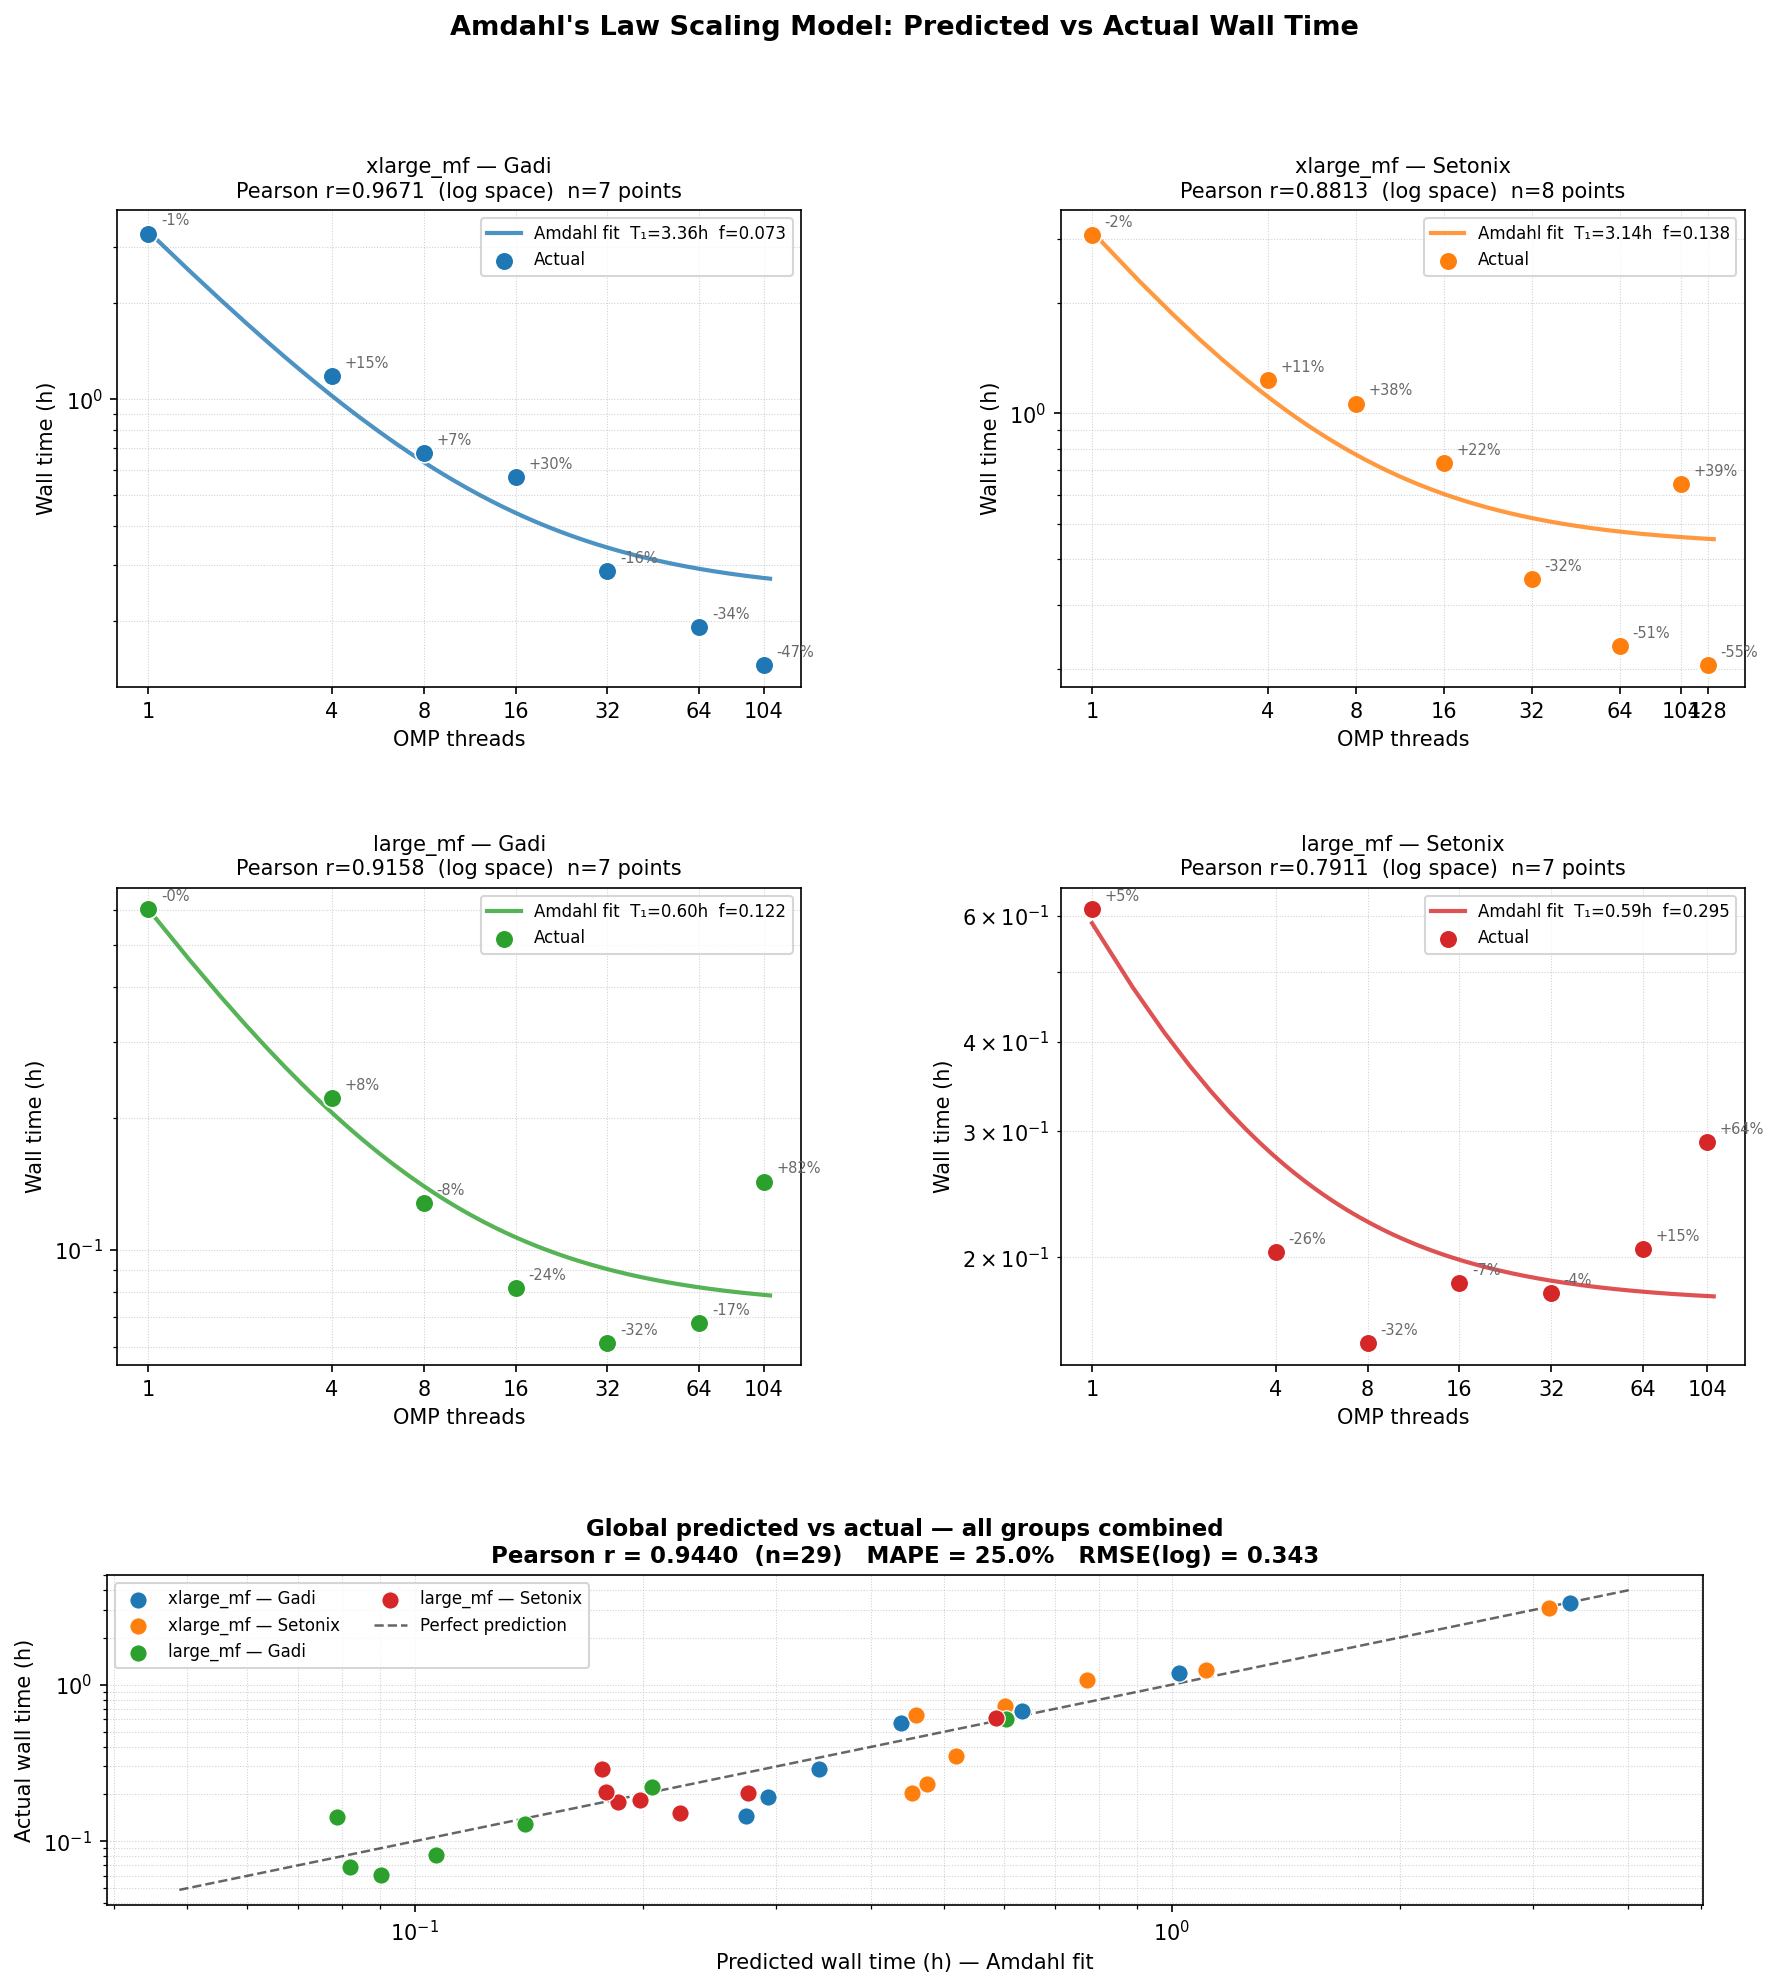

Write Python code to recreate this figure.
#!/usr/bin/env python3
"""
Amdahl's law scaling model: fit T(n) = T1 * (f + (1-f)/n)
to the benchmark run data and evaluate prediction quality.

Usage:
    python3.11 tools/scaling_model_analysis.py
Outputs:
    tools/scaling_model_analysis.png
"""
from __future__ import annotations

import json
from pathlib import Path

import matplotlib
matplotlib.use("Agg")
import matplotlib.pyplot as plt
import matplotlib.gridspec as gridspec
import numpy as np
from scipy.optimize import curve_fit
from scipy.stats import pearsonr

ROOT = Path(__file__).resolve().parent.parent
RUNS_DIR = ROOT / "logs" / "runs"
OUT_PNG  = ROOT / "tools" / "scaling_model_analysis.png"

# ── Datasets to analyse ──────────────────────────────────────────────────
GROUPS = {
    ("xlarge_mf.fa",        "gadi"):    "xlarge_mf — Gadi",
    ("xlarge_mf.fa",        "setonix"): "xlarge_mf — Setonix",
    ("large_modelfinder.fa","gadi"):    "large_mf — Gadi",
    ("large_modelfinder.fa","setonix"): "large_mf — Setonix",
}
COLORS = {
    ("xlarge_mf.fa",        "gadi"):    "#1f77b4",
    ("xlarge_mf.fa",        "setonix"): "#ff7f0e",
    ("large_modelfinder.fa","gadi"):    "#2ca02c",
    ("large_modelfinder.fa","setonix"): "#d62728",
}

# ── Load runs ────────────────────────────────────────────────────────────
def load_runs():
    rows = []
    for f in sorted(RUNS_DIR.glob("*.json")):
        try:
            d = json.loads(f.read_text())
        except Exception:
            continue
        prof   = d.get("profile") or {}
        ds     = prof.get("dataset")
        plat   = d.get("platform")
        thr    = prof.get("threads")
        mpi    = prof.get("mpi_ranks") or 1
        summ   = d.get("summary") or {}
        timing = d.get("timing") or [{}]
        wall   = summ.get("total_time") or timing[0].get("time_s")
        if not (ds and plat and thr and wall):
            continue
        if mpi > 1:          # skip MPI multi-rank runs
            continue
        rows.append({"ds": ds, "platform": plat, "threads": thr,
                     "wall_s": wall, "nc": bool(d.get("non_canonical"))})
    return rows


# ── Amdahl's law ─────────────────────────────────────────────────────────
def amdahl(n: np.ndarray, T1: float, f: float) -> np.ndarray:
    """T(n) = T1 * (f + (1-f)/n)"""
    return T1 * (f + (1 - f) / n)


def fit_group(ns: np.ndarray, ts: np.ndarray):
    """Fit Amdahl's law; return (T1, f, pcov)."""
    p0 = [ts[ns == 1].mean() if (ns == 1).any() else ts.max(), 0.1]
    try:
        popt, pcov = curve_fit(amdahl, ns, ts, p0=p0,
                               bounds=([0, 0], [np.inf, 1]),
                               maxfev=10_000)
    except Exception:
        popt = p0
        pcov = None
    return popt, pcov


# ── Main ─────────────────────────────────────────────────────────────────
def main():
    rows = load_runs()

    # Collect per-group best (min wall) per thread count
    best: dict[tuple, dict[int, float]] = {k: {} for k in GROUPS}
    for r in rows:
        key = (r["ds"], r["platform"])
        if key not in GROUPS:
            continue
        t = r["threads"]
        w = r["wall_s"]
        if t not in best[key] or w < best[key][t]:
            best[key][t] = w

    # ── Figure layout ────────────────────────────────────────────────────
    fig = plt.figure(figsize=(14, 10))
    gs  = gridspec.GridSpec(2, 2, figure=fig, hspace=0.42, wspace=0.38)

    all_actual    = []
    all_predicted = []

    axes = {}
    for idx, (key, title) in enumerate(GROUPS.items()):
        ax = fig.add_subplot(gs[idx // 2, idx % 2])
        axes[key] = ax

        data = best[key]
        if len(data) < 3:
            ax.set_title(title + "\n(insufficient data)")
            continue

        ns = np.array(sorted(data.keys()), dtype=float)
        ts = np.array([data[int(n)] for n in ns], dtype=float)

        # Fit
        popt, _ = fit_group(ns, ts)
        T1_fit, f_fit = popt

        # Smooth curve
        n_plot = np.linspace(1, ns.max() * 1.05, 300)
        t_plot = amdahl(n_plot, T1_fit, f_fit)

        # Predicted at each measured thread count
        t_pred = amdahl(ns, T1_fit, f_fit)

        # Residuals for annotation
        resid_pct = 100 * (ts - t_pred) / t_pred

        # Pearson r (log-scale is more natural for wall times)
        r_val, p_val = pearsonr(np.log(t_pred), np.log(ts))

        # Accumulate for global correlation
        all_actual.extend(ts.tolist())
        all_predicted.extend(t_pred.tolist())

        col = COLORS[key]

        # Fitted curve
        ax.plot(n_plot, t_plot / 3600, "-", color=col, lw=2, alpha=0.8,
                label=f"Amdahl fit  T₁={T1_fit/3600:.2f}h  f={f_fit:.3f}")

        # Actual data points
        ax.scatter(ns, ts / 3600, color=col, s=80, zorder=5,
                   edgecolors="white", linewidths=0.8, label="Actual")

        # Error bars (% residual)
        for n_i, t_i, pred_i, res_i in zip(ns, ts, t_pred, resid_pct):
            ax.annotate(f"{res_i:+.0f}%",
                        xy=(n_i, t_i / 3600),
                        xytext=(6, 4), textcoords="offset points",
                        fontsize=7, color="dimgray")

        ax.set_xscale("log", base=2)
        ax.set_yscale("log")
        ax.set_xlabel("OMP threads", fontsize=10)
        ax.set_ylabel("Wall time (h)", fontsize=10)
        ax.set_title(f"{title}\n"
                     f"Pearson r={r_val:.4f}  (log space)  "
                     f"n={len(ns)} points",
                     fontsize=10)
        ax.legend(fontsize=8, loc="upper right")
        ax.grid(True, which="both", linestyle=":", linewidth=0.5, alpha=0.6)
        ax.set_xticks(ns)
        ax.get_xaxis().set_major_formatter(matplotlib.ticker.ScalarFormatter())

    # ── Global predicted vs actual scatter ───────────────────────────────
    ax_global = fig.add_axes([0.12, -0.25, 0.76, 0.22])
    all_actual    = np.array(all_actual)
    all_predicted = np.array(all_predicted)

    for idx, (key, title) in enumerate(GROUPS.items()):
        data = best[key]
        if len(data) < 3:
            continue
        ns = np.array(sorted(data.keys()), dtype=float)
        ts = np.array([data[int(n)] for n in ns], dtype=float)
        popt, _ = fit_group(ns, ts)
        t_pred = amdahl(ns, *popt)
        ax_global.scatter(t_pred / 3600, ts / 3600,
                          color=COLORS[key], s=70,
                          edgecolors="white", linewidths=0.6,
                          label=title, zorder=4)

    lo = min(all_actual.min(), all_predicted.min()) / 3600 * 0.8
    hi = max(all_actual.max(), all_predicted.max()) / 3600 * 1.2
    ax_global.plot([lo, hi], [lo, hi], "k--", lw=1.2, alpha=0.6, label="Perfect prediction")
    ax_global.set_xscale("log")
    ax_global.set_yscale("log")
    ax_global.set_xlabel("Predicted wall time (h) — Amdahl fit", fontsize=10)
    ax_global.set_ylabel("Actual wall time (h)", fontsize=10)

    r_global, p_global = pearsonr(np.log(all_predicted), np.log(all_actual))
    n_pts = len(all_actual)

    # RMSE in log space
    rmse_log = np.sqrt(np.mean((np.log(all_actual) - np.log(all_predicted)) ** 2))
    # Mean absolute % error
    mape = np.mean(np.abs((all_actual - all_predicted) / all_predicted)) * 100

    ax_global.set_title(
        f"Global predicted vs actual — all groups combined\n"
        f"Pearson r = {r_global:.4f}  (n={n_pts})   "
        f"MAPE = {mape:.1f}%   RMSE(log) = {rmse_log:.3f}",
        fontsize=11, fontweight="bold")
    ax_global.legend(fontsize=8, ncol=2, loc="upper left")
    ax_global.grid(True, which="both", linestyle=":", linewidth=0.5, alpha=0.6)

    fig.suptitle("Amdahl's Law Scaling Model: Predicted vs Actual Wall Time",
                 fontsize=13, fontweight="bold", y=1.01)

    plt.savefig(OUT_PNG, dpi=150, bbox_inches="tight")
    print(f"Saved → {OUT_PNG}")
    print(f"\nGlobal summary (log-space Pearson):")
    print(f"  r = {r_global:.4f}  (n={n_pts} data points)")
    print(f"  MAPE = {mape:.1f}%")
    print(f"  RMSE(log) = {rmse_log:.3f}")
    print()
    print("Per-group:")
    for key, title in GROUPS.items():
        data = best[key]
        if len(data) < 3:
            print(f"  {title}: insufficient data")
            continue
        ns = np.array(sorted(data.keys()), dtype=float)
        ts = np.array([data[int(n)] for n in ns], dtype=float)
        popt, _ = fit_group(ns, ts)
        T1_fit, f_fit = popt
        t_pred = amdahl(ns, T1_fit, f_fit)
        r_val, _ = pearsonr(np.log(t_pred), np.log(ts))
        mape_g = np.mean(np.abs((ts - t_pred) / t_pred)) * 100
        print(f"  {title:35s}  r={r_val:.4f}  T1={T1_fit/3600:.2f}h  "
              f"f={f_fit:.3f}  MAPE={mape_g:.1f}%  n={len(ns)}")


if __name__ == "__main__":
    main()
